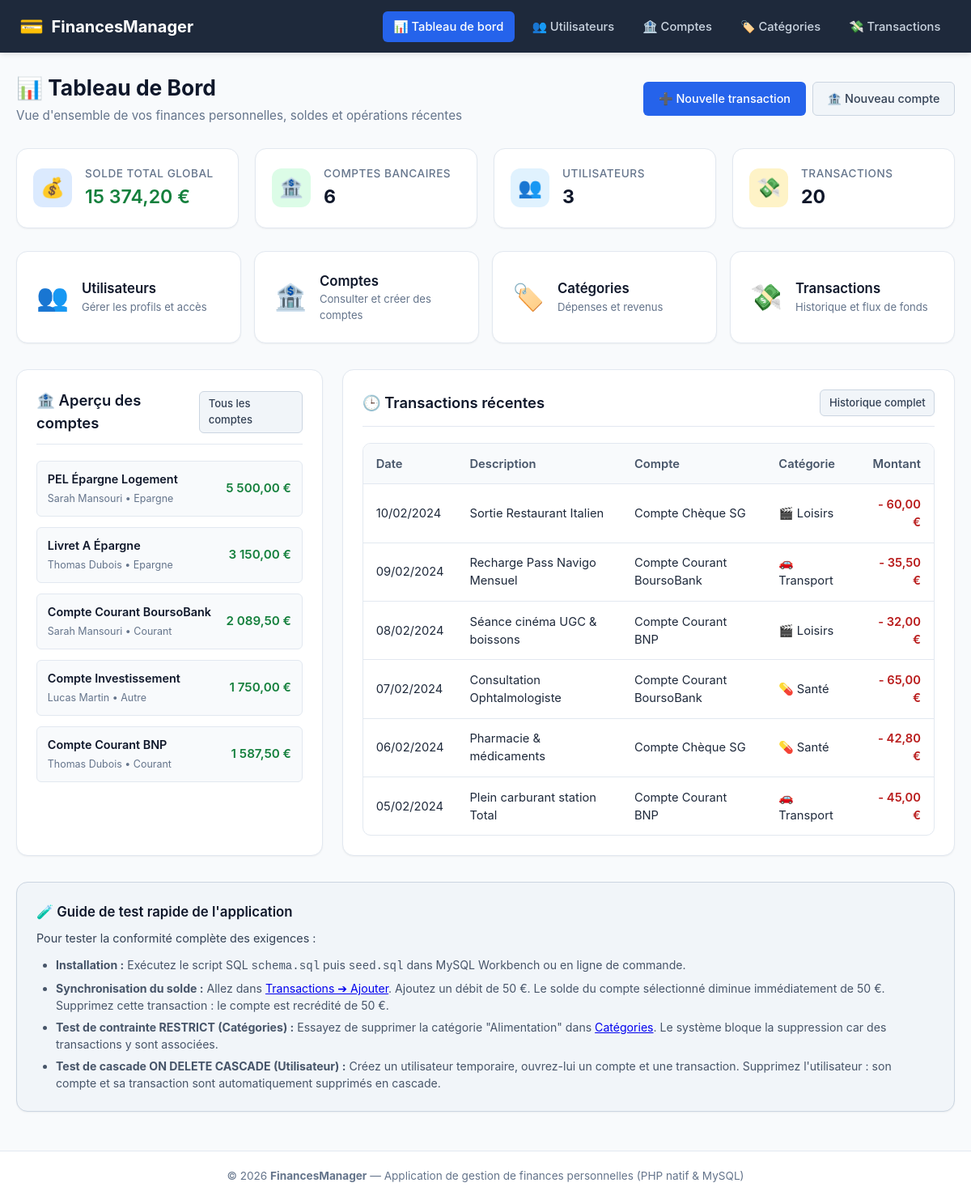
The page / on the database its author committed.
### tables this page shows
CREATE TABLE `Compte_bancaire` (
    `id_compte` INT AUTO_INCREMENT PRIMARY KEY,
    `id_utilisateur` INT NOT NULL,
    `nom_compte` VARCHAR(100) NOT NULL,
    `type_compte` ENUM('courant', 'epargne', 'autre') NOT NULL DEFAULT 'courant',
    `solde` DECIMAL(10,2) NOT NULL DEFAULT 0.00,
    `date_ouverture` DATE NOT NULL,
    CONSTRAINT `fk_compte_utilisateur`
        FOREIGN KEY (`id_utilisateur`)
        REFERENCES `Utilisateur` (`id_utilisateur`)
        ON DELETE CASCADE
        ON UPDATE CASCADE
);

CREATE TABLE `Utilisateur` (
    `id_utilisateur` INT AUTO_INCREMENT PRIMARY KEY,
    `nom` VARCHAR(100) NOT NULL,
    `prenom` VARCHAR(100) NOT NULL,
    `email` VARCHAR(191) NOT NULL UNIQUE,
    `mot_de_passe` VARCHAR(255) NOT NULL,
    `date_creation` DATETIME NOT NULL DEFAULT CURRENT_TIMESTAMP
);

CREATE TABLE `Transaction` (
    `id_transaction` INT AUTO_INCREMENT PRIMARY KEY,
    `id_compte` INT NOT NULL,
    `id_categorie` INT NOT NULL,
    `montant` DECIMAL(10,2) NOT NULL,
    `type_transaction` ENUM('debit', 'credit') NOT NULL,
    `description` VARCHAR(255) NULL,
    `date_transaction` DATE NOT NULL,
    CONSTRAINT `fk_transaction_compte`
        FOREIGN KEY (`id_compte`)
        REFERENCES `Compte_bancaire` (`id_compte`)
        ON DELETE CASCADE
        ON UPDATE CASCADE,
    CONSTRAINT `fk_transaction_categorie`
        FOREIGN KEY (`id_categorie`)
        REFERENCES `Categorie_depense` (`id_categorie`)
        ON DELETE RESTRICT
        ON UPDATE CASCADE
);

CREATE TABLE `Categorie_depense` (
    `id_categorie` INT AUTO_INCREMENT PRIMARY KEY,
    `nom_categorie` VARCHAR(100) NOT NULL,
    `type` ENUM('depense', 'revenu') NOT NULL DEFAULT 'depense',
    `icone` VARCHAR(50) NULL DEFAULT '🏷️'
);

### config/db.php (called while the page is built, shortened)
<?php
function getBaseUrl(): string {
    $scriptDir = str_replace('\\', '/', dirname($_SERVER['SCRIPT_NAME'] ?? ''));
    $subfolders = ['/utilisateurs', '/comptes', '/categories', '/transactions', '/config', '/includes'];
    $trimmed = rtrim($scriptDir, '/');
    return ($trimmed === '' ? '' : $trimmed) . '/';
}
function escape(?string $value): string {
    return htmlspecialchars($value ?? '', ENT_QUOTES, 'UTF-8');
}
function formatMoney($amount): string {
    return number_format((float)$amount, 2, ',', ' ') . ' €';
}
function formatDate(?string $date): string {
    $timestamp = strtotime($date);
    return $timestamp ? date('d/m/Y', $timestamp) : $date;
}

### index.php (the view, shortened to what this page needs)
<?php
require_once __DIR__ . '/config/db.php';
$activeNav = 'dashboard';
$totalSolde = 0.0;
$nbUsers = 0;
$nbComptes = 0;
$nbTransactions = 0;
$recentTransactions = [];
$comptesList = [];
if (isset($pdo)) {
    try {
        $stmt = $pdo->query("SELECT COALESCE(SUM(solde), 0) AS total_solde FROM Compte_bancaire");
        $totalSolde = (float)$stmt->fetchColumn();
        $stmt = $pdo->query("SELECT COUNT(*) FROM Utilisateur");
        $nbUsers = (int)$stmt->fetchColumn();
        $stmt = $pdo->query("SELECT COUNT(*) FROM Compte_bancaire");
        $nbComptes = (int)$stmt->fetchColumn();
        $stmt = $pdo->query("SELECT COUNT(*) FROM Transaction");
        $nbTransactions = (int)$stmt->fetchColumn();
        $stmt = $pdo->query("
            SELECT c.id_compte, c.nom_compte, c.type_compte, c.solde, u.nom, u.prenom
            FROM Compte_bancaire c
            INNER JOIN Utilisateur u ON c.id_utilisateur = u.id_utilisateur
            ORDER BY c.solde DESC
        ");
        $comptesList = $stmt->fetchAll();
        $stmt = $pdo->query("
            SELECT t.id_transaction, t.montant, t.type_transaction, t.description, t.date_transaction,
                   c.nom_compte, u.prenom, u.nom, cat.nom_categorie, cat.icone
            FROM Transaction t
            INNER JOIN Compte_bancaire c ON t.id_compte = c.id_compte
            INNER JOIN Utilisateur u ON c.id_utilisateur = u.id_utilisateur
            INNER JOIN Categorie_depense cat ON t.id_categorie = cat.id_categorie
            ORDER BY t.date_transaction DESC, t.id_transaction DESC
            LIMIT 6
        ");
        $recentTransactions = $stmt->fetchAll();
    } catch (PDOException $e) {
        $dbFetchError = $e->getMessage();
    }
}
require_once __DIR__ . '/includes/header.php';
?>
<div class="page-header">
    <div>
        <h1 class="page-title">📊 Tableau de Bord</h1>
        <p class="page-subtitle">Vue d'ensemble de vos finances personnelles, soldes et opérations récentes</p>
    </div>
    <div style="display: flex; gap: 0.5rem; flex-wrap: wrap;">
        <a href="<?= $baseUrl ?>transactions/add.php" class="btn btn-primary">
            ➕ Nouvelle transaction
        </a>
        <a href="<?= $baseUrl ?>comptes/add.php" class="btn btn-secondary">
            🏦 Nouveau compte
        </a>
    </div>
</div>
<div class="stats-grid">
    <div class="stat-card">
        <div class="stat-icon primary">💰</div>
        <div class="stat-details">
            <div class="stat-label">Solde Total Global</div>
            <div class="stat-value <?= $totalSolde >= 0 ? 'amount-credit' : 'amount-debit' ?>">
                <?= formatMoney($totalSolde) ?>
            </div>
        </div>
    </div>
    <div class="stat-card">
        <div class="stat-icon success">🏦</div>
        <div class="stat-details">
            <div class="stat-label">Comptes Bancaires</div>
            <div class="stat-value"><?= $nbComptes ?></div>
        </div>
    </div>
    <div class="stat-card">
        <div class="stat-icon info">👥</div>
        <div class="stat-details">
            <div class="stat-label">Utilisateurs</div>
            <div class="stat-value"><?= $nbUsers ?></div>
        </div>
    </div>
    <div class="stat-card">
        <div class="stat-icon warning">💸</div>
        <div class="stat-details">
            <div class="stat-label">Transactions</div>
            <div class="stat-value"><?= $nbTransactions ?></div>
        </div>
    </div>
</div>
<div style="display: grid; grid-template-columns: repeat(auto-fit, minmax(230px, 1fr)); gap: 1rem; margin-bottom: 2rem;">
    <a href="<?= $baseUrl ?>utilisateurs/list.php" class="card" style="text-decoration: none; color: inherit; display: flex; align-items: center; gap: 1rem; margin-bottom: 0; transition: transform 0.15s ease;">
        <span style="font-size: 2rem;">👥</span>
        <div>
            <h3 style="font-size: 1.05rem; font-weight: 600;">Utilisateurs</h3>
            <p style="font-size: 0.82rem; color: var(--text-muted);">Gérer les profils et accès</p>
        </div>
    </a>
    <a href="<?= $baseUrl ?>comptes/list.php" class="card" style="text-decoration: none; color: inherit; display: flex; align-items: center; gap: 1rem; margin-bottom: 0; transition: transform 0.15s ease;">
        <span style="font-size: 2rem;">🏦</span>
        <div>
            <h3 style="font-size: 1.05rem; font-weight: 600;">Comptes</h3>
            <p style="font-size: 0.82rem; color: var(--text-muted);">Consulter et créer des comptes</p>
        </div>
    </a>
    <a href="<?= $baseUrl ?>categories/list.php" class="card" style="text-decoration: none; color: inherit; display: flex; align-items: center; gap: 1rem; margin-bottom: 0; transition: transform 0.15s ease;">
        <span style="font-size: 2rem;">🏷️</span>
        <div>
            <h3 style="font-size: 1.05rem; font-weight: 600;">Catégories</h3>
            <p style="font-size: 0.82rem; color: var(--text-muted);">Dépenses et revenus</p>
        </div>
    </a>
    <a href="<?= $baseUrl ?>transactions/list.php" class="card" style="text-decoration: none; color: inherit; display: flex; align-items: center; gap: 1rem; margin-bottom: 0; transition: transform 0.15s ease;">
        <span style="font-size: 2rem;">💸</span>
        <div>
            <h3 style="font-size: 1.05rem; font-weight: 600;">Transactions</h3>
            <p style="font-size: 0.82rem; color: var(--text-muted);">Historique et flux de fonds</p>
        </div>
    </a>
</div>
<div style="display: grid; grid-template-columns: 1fr 2fr; gap: 1.5rem; margin-bottom: 2rem;">
    <div class="card" style="margin-bottom: 0;">
        <div class="card-header">
            <h2 class="card-title">🏦 Aperçu des comptes</h2>
            <a href="<?= $baseUrl ?>comptes/list.php" class="btn btn-secondary btn-sm">Tous les comptes</a>
        </div>
        <?php if (empty($comptesList)): ?>
            <p style="color: var(--text-muted); font-size: 0.9rem;">Aucun compte enregistré.</p>
        <?php else: ?>
            <div style="display: flex; flex-direction: column; gap: 0.85rem;">
                <?php foreach (array_slice($comptesList, 0, 5) as $c): ?>
                    <div style="display: flex; justify-content: space-between; align-items: center; padding: 0.65rem 0.8rem; background: var(--bg); border-radius: var(--radius-sm); border: 1px solid var(--border);">
                        <div>
                            <div style="font-weight: 600; font-size: 0.9rem;"><?= escape($c['nom_compte']) ?></div>
                            <small style="color: var(--text-muted); font-size: 0.78rem;">
                                <?= escape($c['prenom'] . ' ' . $c['nom']) ?> &bull; <?= ucfirst(escape($c['type_compte'])) ?>
                            </small>
                        </div>
                        <strong class="<?= $c['solde'] >= 0 ? 'amount-credit' : 'amount-debit' ?>" style="font-size: 0.95rem;">
                            <?= formatMoney($c['solde']) ?>
                        </strong>
                    </div>
                <?php endforeach; ?>
            </div>
        <?php endif; ?>
    </div>
    <div class="card" style="margin-bottom: 0;">
        <div class="card-header">
            <h2 class="card-title">🕒 Transactions récentes</h2>
            <a href="<?= $baseUrl ?>transactions/list.php" class="btn btn-secondary btn-sm">Historique complet</a>
        </div>
        <?php if (empty($recentTransactions)): ?>
            <p style="color: var(--text-muted); font-size: 0.9rem;">Aucune transaction effectuée.</p>
        <?php else: ?>
            <div class="table-responsive">
                <table class="data-table">
                    <thead>
                        <tr>
                            <th>Date</th>
                            <th>Description</th>
                            <th>Compte</th>
                            <th>Catégorie</th>
                            <th style="text-align: right;">Montant</th>
                        </tr>
                    </thead>
                    <tbody>
                        <?php foreach ($recentTransactions as $tx): ?>
                            <tr>
                                <td><?= formatDate($tx['date_transaction']) ?></td>
                                <td><?= escape($tx['description'] ?: 'Opération') ?></td>
                                <td><?= escape($tx['nom_compte']) ?></td>
                                <td><?= escape($tx['icone'] . ' ' . $tx['nom_categorie']) ?></td>
                                <td style="text-align: right;">
                                    <strong class="<?= $tx['type_transaction'] === 'credit' ? 'amount-credit' : 'amount-debit' ?>">
                                        <?= $tx['type_transaction'] === 'credit' ? '+' : '-' ?> <?= formatMoney($tx['montant']) ?>
                                    </strong>
                                </td>
                            </tr>
                        <?php endforeach; ?>
                    </tbody>
                </table>
            </div>
        <?php endif; ?>
    </div>
</div>
<div class="card" style="background-color: #f1f5f9; border-color: #cbd5e1;">
    <h3 style="font-size: 1.05rem; font-weight: 600; margin-bottom: 0.5rem;">🧪 Guide de test rapide de l'application</h3>
    <p style="font-size: 0.9rem; color: #334155; margin-bottom: 0.75rem;">
        Pour tester la conformité complète des exigences :
    </p>
    <ul style="margin-left: 1.5rem; font-size: 0.88rem; color: #475569; display: flex; flex-direction: column; gap: 0.35rem;">
        <li><strong>Installation :</strong> Exécutez le script SQL <code>schema.sql</code> puis <code>seed.sql</code> dans MySQL Workbench ou en ligne de commande.</li>
        <li><strong>Synchronisation du solde :</strong> Allez dans <a href="<?= $baseUrl ?>transactions/add.php">Transactions ➔ Ajouter</a>. Ajoutez un débit de 50 €. Le solde du compte sélectionné diminue immédiatement de 50 €. Supprimez cette transaction : le compte est recrédité de 50 €.</li>
        <li><strong>Test de contrainte RESTRICT (Catégories) :</strong> Essayez de supprimer la catégorie "Alimentation" dans <a href="<?= $baseUrl ?>categories/list.php">Catégories</a>. Le système bloque la suppression car des transactions y sont associées.</li>
        <li><strong>Test de cascade ON DELETE CASCADE (Utilisateur) :</strong> Créez un utilisateur temporaire, ouvrez-lui un compte et une transaction. Supprimez l'utilisateur : son compte et sa transaction sont automatiquement supprimés en cascade.</li>
    </ul>
</div>
<?php require_once __DIR__ . '/includes/footer.php'; ?>

### includes/header.php (shortened to what this page needs)
<?php
require_once __DIR__ . '/../config/db.php';
$baseUrl = getBaseUrl();
$activeNav = $activeNav ?? '';
?>
<!DOCTYPE html>
<html lang="fr">
<head>
    <link rel="stylesheet" href="<?= $baseUrl ?>assets/css/style.css">
</head>
<body>
    <nav class="navbar">
        <div class="nav-container">
            <a href="<?= $baseUrl ?>index.php" class="brand">
                <span class="brand-icon">💳</span>
                <span>FinancesManager</span>
            </a>
            <ul class="nav-links">
                <li>
                    <a href="<?= $baseUrl ?>index.php" class="nav-link <?= $activeNav === 'dashboard' ? 'active' : '' ?>">
                        📊 Tableau de bord
                    </a>
                </li>
                <li>
                    <a href="<?= $baseUrl ?>utilisateurs/list.php" class="nav-link <?= $activeNav === 'utilisateurs' ? 'active' : '' ?>">
                        👥 Utilisateurs
                    </a>
                </li>
                <li>
                    <a href="<?= $baseUrl ?>comptes/list.php" class="nav-link <?= $activeNav === 'comptes' ? 'active' : '' ?>">
                        🏦 Comptes
                    </a>
                </li>
                <li>
                    <a href="<?= $baseUrl ?>categories/list.php" class="nav-link <?= $activeNav === 'categories' ? 'active' : '' ?>">
                        🏷️ Catégories
                    </a>
                </li>
                <li>
                    <a href="<?= $baseUrl ?>transactions/list.php" class="nav-link <?= $activeNav === 'transactions' ? 'active' : '' ?>">
                        💸 Transactions
                    </a>
                </li>
            </ul>
        </div>
    </nav>
    <main class="main-content">

### includes/footer.php (shortened to what this page needs)
    </main>
    <footer class="footer">
        <p>&copy; <?= date('Y') ?> <strong>FinancesManager</strong> — Application de gestion de finances personnelles (PHP natif &amp; MySQL)</p>
    </footer>
</body>
</html>

### rows shown on the page
compte_bancaire: nom_compte "PEL Épargne Logement", id_utilisateur.nom "Sarah Mansouri", type_compte "Epargne", solde "5 500,00 €"
compte_bancaire: nom_compte "Livret A Épargne", id_utilisateur.nom "Thomas Dubois", type_compte "Epargne", solde "3 150,00 €"
compte_bancaire: nom_compte "Compte Courant BoursoBank", id_utilisateur.nom "Sarah Mansouri", type_compte "Courant", solde "2 089,50 €"
compte_bancaire: nom_compte "Compte Investissement", id_utilisateur.nom "Lucas Martin", type_compte "Autre", solde "1 750,00 €"
compte_bancaire: nom_compte "Compte Courant BNP", id_utilisateur.nom "Thomas Dubois", type_compte "Courant", solde "1 587,50 €"
transaction: date_transaction "10/02/2024", description "Sortie Restaurant Italien", id_compte.nom_compte "Compte Chèque SG", id_categorie.nom_categorie "🎬 Loisirs", montant "60,00 €"
transaction: date_transaction "09/02/2024", description "Recharge Pass Navigo Mensuel", id_compte.nom_compte "Compte Courant BoursoBank", id_categorie.nom_categorie "🚗 Transport", montant "35,50 €"
transaction: date_transaction "08/02/2024", description "Séance cinéma UGC & boissons", id_compte.nom_compte "Compte Courant BNP", id_categorie.nom_categorie "🎬 Loisirs", montant "32,00 €"
transaction: date_transaction "07/02/2024", description "Consultation Ophtalmologiste", id_compte.nom_compte "Compte Courant BoursoBank", id_categorie.nom_categorie "💊 Santé", montant "65,00 €"
transaction: date_transaction "06/02/2024", description "Pharmacie & médicaments", id_compte.nom_compte "Compte Chèque SG", id_categorie.nom_categorie "💊 Santé", montant "42,80 €"
transaction: date_transaction "05/02/2024", description "Plein carburant station Total", id_compte.nom_compte "Compte Courant BNP", id_categorie.nom_categorie "🚗 Transport", montant "45,00 €"

### other values the page prints
formatMoney($totalSolde) "15 374,20 €"
$nbComptes "6"
$nbUsers "3"
$nbTransactions "20"
